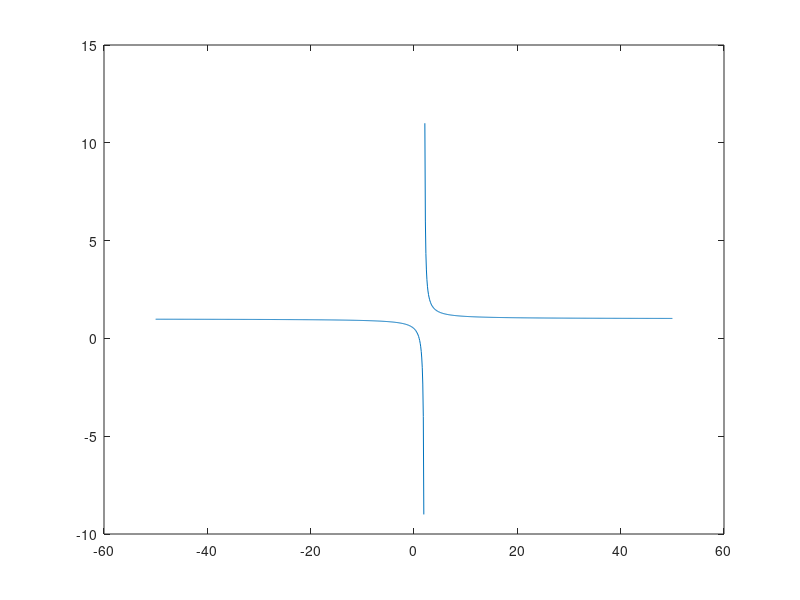

MATLAB code to generate this figure:
% Octave Script
% Title         :Grafica 6
% Author        :Kevin Yoan Calderón García
% Description   :Script para graficar una funcion
% Date          :28/10/2021
% Version       :1
% Usage         :octave
%               :
%               :Requiere de octave

clear
% Dominio de la funcion
t = -50:0.1:50;
% Rango de la funcion
ht = (t-1)./(t-2)
% Funcion con el plot
plot (t, ht)
